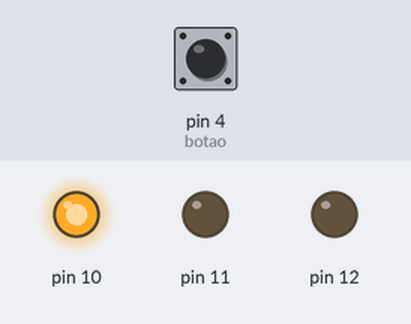
A sketch run on a simulated Arduino Uno, built with avr-gcc and run on an emulated ATmega328P. Parts: output pins drawn as LEDs (lit = HIGH). Inputs (shaded band) come from the test bench; at power-on: pin 4 (botao) LOW.

Above: at 2.5 s.
At 5.7 s:
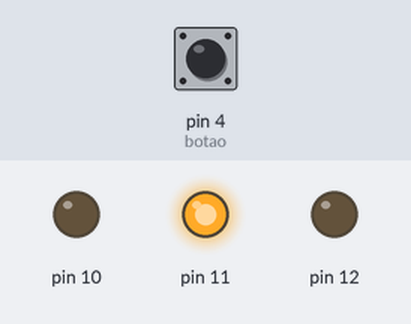
At 9.0 s:
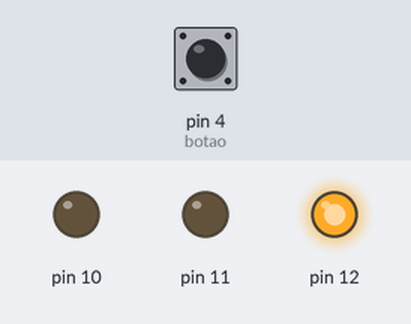
At 11.7 s:
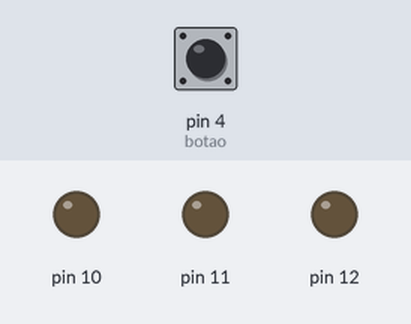
Timing chart, 0 to 15.6 s (numbered marks = the images above):
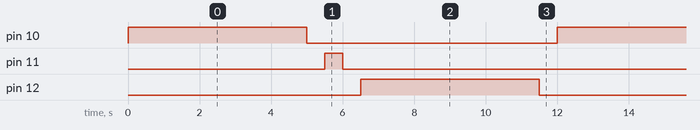

Measured:
- by itself, pin 10, pin 12: alternates HIGH for 5.0 s and LOW for 7.0 s
- by itself, pin 11: alternates HIGH for 0.50 s and LOW for 11.5 s
- by itself, everything shown: repeats every 12.0 s, in 6 steps

The sketch:

semaforo.ino
```cpp
#define ledverde 10
#define ledamarelo 11
#define ledvermelho 12
#define botao 4
#define ledvermelhoped 6
#define ledverdeped 5
int on=1;
int estadobotao = 0;

void setup()
{
  pinMode(10, OUTPUT);
  pinMode(11, OUTPUT);
  pinMode(12, OUTPUT);
}

void pedestre(){
  digitalWrite(12, HIGH);// Led vermelho carro aceso
  digitalWrite(11, LOW);
  digitalWrite(10, LOW);

  digitalWrite(5, HIGH); // Led verde pedestre aceso
  digitalWrite(6, LOW);
  delay(8000); // Wait for 1000 millisecond(s)
  on=1;
  digitalWrite(12, LOW);
  digitalWrite(11, LOW);
  digitalWrite(10, LOW);
  digitalWrite(5, LOW);
  digitalWrite(6, LOW);

}

void semaforo()
{
  digitalWrite(10, HIGH); //verde aceso
  digitalWrite(5, LOW); //verde pedestre aceso
  digitalWrite(6, HIGH); //vermelho pedestre aceso
  delay(5000); // Wait for 1000 millisecond(s)
  digitalWrite(10, LOW);
  delay(500); // Wait for 1000 millisecond(s)

  digitalWrite(11, HIGH); //amarelo aceso
  delay(500); // Wait for 1000 millisecond(s)
  digitalWrite(11, LOW);
  delay(500); // Wait for 1000 millisecond(s)

  digitalWrite(12, HIGH); // vermelho aceso
  digitalWrite(6, LOW); //vermelho pedestre apagado
  digitalWrite(5, HIGH); //verde pedestre aceso
  delay(5000); // Wait for 1000 millisecond(s)
  digitalWrite(12, LOW);
  delay(500); // Wait for 1000 millisecond(s)
}

void loop(){
  estadobotao = digitalRead(botao);
  if (estadobotao == HIGH) {
      if(on==1){
        on=0;
      }else{
        on=1;
      }
  }
  if (on==1){
    semaforo();
  }
  if (on==0){
    pedestre();
  }
}
```
